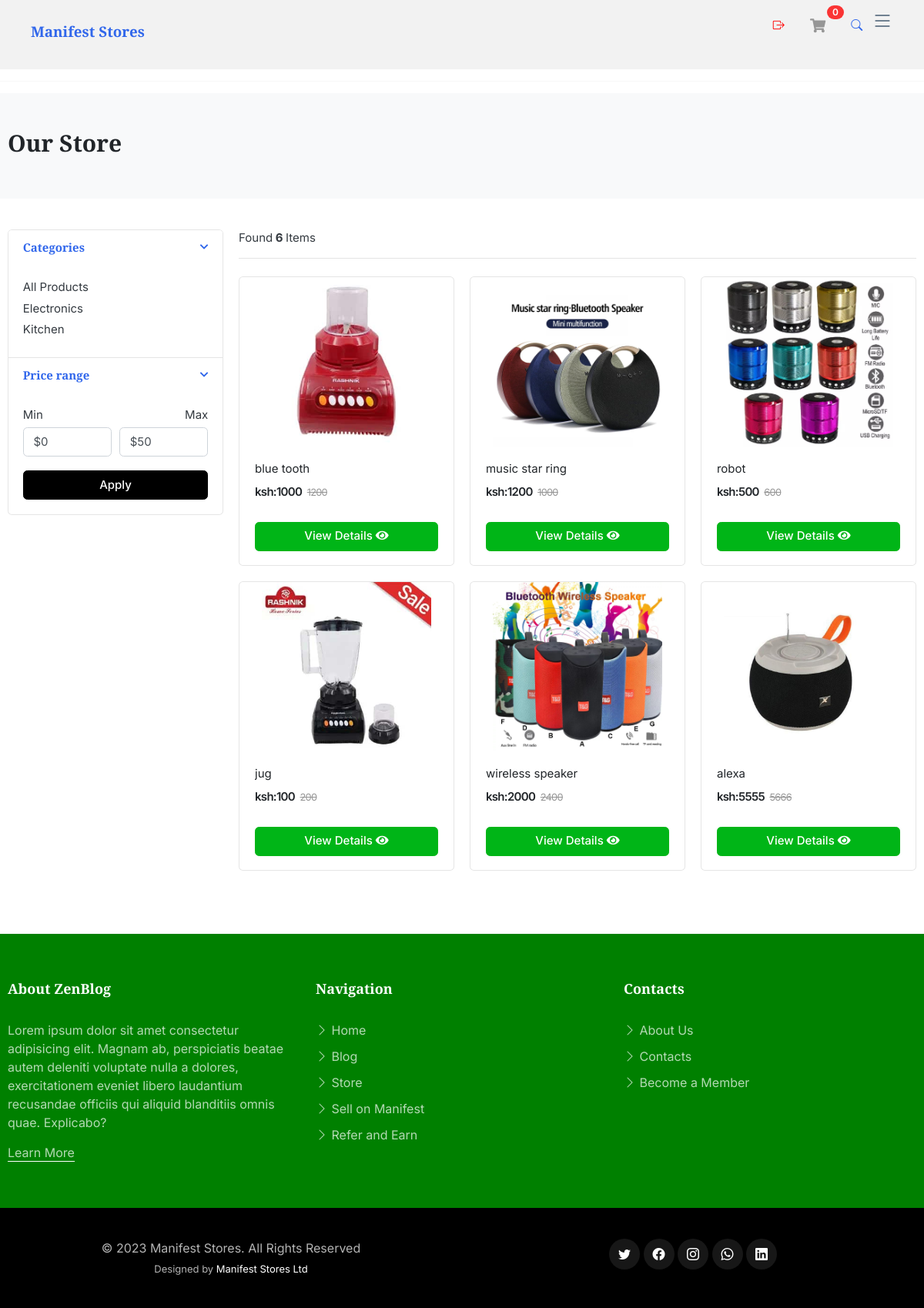
/store/, run on the app's committed database.
### category/models.py (models this page shows, shortened)
class Category(models.Model):
	category_name = models.CharField(max_length=50, unique=True)
	slug= models.SlugField(max_length=255, unique=True)
	description= models.TextField(max_length=255, blank=True)
	cat_image= models.ImageField(upload_to='photos/category/', blank=True)
	class Meta:
		verbose_name='category'
		verbose_name_plural='categories'
	def get_url(self):
		return reverse('products_by_category', args=[self.slug])

### manifestStores/models.py (models this page shows, shortened)
class Product(models.Model):
	product_name=models.CharField(max_length=255, unique=True)
	slug= models.SlugField(max_length=255, unique=True)
	description=models.TextField()
	price= models.IntegerField(default=0)
	old_price= models.IntegerField(default=0)
	images= models.ImageField(upload_to='photos/products')
	stock= models.IntegerField()
	is_available=models.BooleanField(default=True)
	category=models.ForeignKey(Category, on_delete=models.CASCADE)
	created_date=models.DateTimeField(auto_now_add=True)
	modified_date=models.DateTimeField(auto_now=True)
	sold=models.BooleanField()
	def get_url(self):
		return reverse('product_detail', args=[self.category.slug, self.slug ])

### manifestStores/views.py (the view)
# urls.py: path('store/', store, name='store'),
def store(request, category_slug=None):
    context = {}
    categories = None
    products = None
    if category_slug != None:
        categories = get_object_or_404(Category, slug=category_slug)
        products = Product.objects.filter(
            category=categories, is_available=True)
        products_count = products.count()
        paginator = Paginator(products, 3)
        page = request.GET.get('page')
        paged_products = paginator.get_page(page)
    else:
        products = Product.objects.all().filter(is_available=True).order_by('id')
        products_count = products.count()
        paginator = Paginator(products, 6)
        page = request.GET.get('page')
        paged_products = paginator.get_page(page)
    context['products'] = paged_products
    context['products_count'] = products_count
    return render(request, 'main/store.html', context)

### cart/context_processor.py (called while the page is built)
def counter(request):
	cart_count=0
	if 'admin' in  request.path:
		return {}
	else:
		try:
			cart = Cart.objects.filter(cart_id=_cart_id(request))
			cart_items=CartItem.objects.all().filter(cart=cart[:1])
			for cart_item in cart_items:
				cart_count += cart_item.quantity
		except Cart.DoesNotExist:
			cart_count=0
	return dict(cart_count=cart_count)

### category/context_processor.py (called while the page is built)
def menu_links(request):
	links= Category.objects.all()
	return dict(links=links)

### manifestStores/views.py (called while the page is built)
def _cart_id(request):
    cart = request.session.session_key
    if not cart:
        cart = request.session.create()
    return cart

### templates/main/store.html (shortened to what this page needs)
{% extends 'base.html' %}{% load static %}
{% block content%}
<br>
<br>
<br>
<br>
<hr>
<section class="section-pagetop bg">
<div class="container">
	<h2 class="title-page">Our Store</h2>
</div>
</section>
<section class="section-content padding-y">
<div class="container">
<div class="row">
	<aside class="col-md-3">
<div class="card">
	<article class="filter-group">
		<header class="card-header">
			<a href="#" data-toggle="collapse" data-target="#collapse_1" aria-expanded="true" class="">
				<i class="icon-control fa fa-chevron-down"></i>
				<h6 class="title">Categories</h6>
			</a>
		</header>
		<div class="filter-content collapse show" id="collapse_1" style="">
			<div class="card-body">
				<ul class="list-menu">
					<li><a href="{% url 'store' %}">All Products</a></li>
					{% for category in links %}
				<li><a href="{{category.get_url}}">{{category.category_name}} </a></li>
				{% endfor %}
				</ul>
			</div>
		</div>
	</article>
	<article class="filter-group">
		<header class="card-header">
			<a href="#" data-toggle="collapse" data-target="#collapse_3" aria-expanded="true" class="">
				<i class="icon-control fa fa-chevron-down"></i>
				<h6 class="title">Price range </h6>
			</a>
		</header>
		<div class="filter-content collapse show" id="collapse_3" style="">
			<div class="card-body">
				<div class="form-row">
				<div class="form-group col-md-6">
				  <label>Min</label>
				  	<select class="mr-2 form-control">
						<option value="0">$0</option>
					</select>
				</div>
				<div class="form-group text-right col-md-6">
				  <label>Max</label>
				  	<select class="mr-2 form-control">
						<option value="50">$50</option>
					</select>
				</div>
				</div>
				<button class="btn btn-block btn-primary">Apply</button>
			</div>
		</div>
	</article>
</div>
	</aside>
	<main class="col-md-9">
<header class="border-bottom mb-4 pb-3">
		<div class="form-inline">
			<span class="mr-md-auto">Found<b> {{products_count}} </b>Items </span>
		</div>
</header>
<div class="row">
	{% if not products %}
	<div class="col-md-4">
		<h3>No Results Found. Please Try again!!!</h3>
			</div>
	{% else %}
	{% for p in  products %}
	<div class="col-md-4">
		<figure class="card card-product-grid">
			<div class="img-wrap">
				<a href="{{p.get_url}}">
					<img src="{{ p.images.url }}">
				</a>
			</div>
			<figcaption class="info-wrap">
				<div class="fix-height">
					<a href="{{p.get_url}}" class="title">{{p.product_name }}</a>
					<div class="price-wrap mt-2">
						<span class="price">ksh:{{ p.price }}</span>
						<del class="price-old">{{p.old_price}}</del>
					</div>
				</div>
				<a href="{{ p.get_url}}" class="btn btn-block btn-success">View Details <i class="fa fa-eye"></i> </a>
			</figcaption>
		</figure>
	</div>
	{% endfor %}
	{% endif %}
</div>
	</main>
</div>
</div>
</section>
{% endblock %}

### static/assets/css/variables.css (style rules this page uses)
:root { --font-default: 'EB Garamond', system-ui, -apple-system, "Segoe UI", Roboto, "Helvetica Neue", Arial, "Noto Sans", "Liberation Sans", sans-serif, "Apple Color Emoji", "Segoe UI Emoji", "Segoe UI Symbol", "Noto Color Emoji"; --font-primary: 'EB Garamond', serif; --font-secondary: 'Inter', sans-serif; --color-default: #212529; --color-default-rgb: 33, 37, 41; --color-links: #212529; --color-links-hover: #15171a; --color-primary: #212529; --color-primary-light: #26282c; --color-primary-dark: #0b0c0e; --color-primary-rgb: 33, 37, 41; --color-primary-light-rgb: 38, 40, 44; --color-primary-dark-rgb: 11, 12, 14; --color-secondary: #596d80; --color-secondary-light: #8498aa; --color-secondary-dark: #404f5c; --color-secondary-rgb: 89, 109, 128; --color-secondary-light-rgb: 132, 152, 170; --color-secondary-dark-rgb: 64, 79, 92; --color-blue: #0d6efd; --color-blue-rgb: 13, 110, 253; --color-indigo: #6610f2; --color-indigo-rgb: 102, 16, 242; --color-purple: #6f42c1; --color-purple-rgb: 111, 66, 193; --color-pink: #f3268c; --color-pink-rgb: 243, 38, 140; --color-red: #df1529; --color-red-rgb: 223, 21, 4; --color-orange: #fd7e14; --color-orange-rgb: 253, 126, 20; --color-yellow: #ffc107; --color-yellow-rgb: 255, 193, 7; --color-green: #059652; --color-green-rgb: 5, 150, 82; --color-teal: #20c997; --color-teal-rgb: 32, 201, 151; --color-cyan: #0dcaf0; --color-cyan-rgb: 13, 202, 240; --color-white: #ffffff; --color-white-rgb: 255, 255, 255; --color-gray: #6c757d; --color-gray-rgb: 108, 117, 125; --color-black: #000000; --color-black-rgb: 0, 0, 0; }
:root { --bs-blue: var(--color-blue); --bs-indigo: var(--color-indigo); --bs-purple: var(--color-purple); --bs-pink: var(--color-pink); --bs-red: var(--color-red); --bs-orange: var(--color-orange); --bs-yellow: var(--color-yellow); --bs-green: var(--color-green); --bs-teal: var(--color-teal); --bs-cyan: var(--color-cyan); --bs-white: var(--color-white); --bs-gray: var(--color-gray); --bs-gray-dark: #343a40; --bs-gray-100: #f8f9fa; --bs-gray-200: #e9ecef; --bs-gray-300: #dee2e6; --bs-gray-400: #ced4da; --bs-gray-500: #adb5bd; --bs-gray-600: #6c757d; --bs-gray-700: #495057; --bs-gray-800: #343a40; --bs-gray-900: #212529; --bs-primary: var(--color-blue); --bs-secondary: var(--color-blue); --bs-success: #198754; --bs-info: #0dcaf0; --bs-warning: #ffc107; --bs-danger: #dc3545; --bs-light: #f8f9fa; --bs-dark: #212529; --bs-primary-rgb: var(--color-primary-rgb); --bs-secondary-rgb: var(--color-secondary-rgb); --bs-success-rgb: 25, 135, 84; --bs-info-rgb: 13, 202, 240; --bs-warning-rgb: 255, 193, 7; --bs-danger-rgb: 220, 53, 69; --bs-light-rgb: 248, 249, 250; --bs-dark-rgb: 33, 37, 41; --bs-white-rgb: var(--color-white-rgb); --bs-black-rgb: var(--color-black-rgb); --bs-body-color-rgb: var(--color-default-rgb); --bs-body-bg-rgb: 255, 255, 255; --bs-font-sans-serif: var(--font-default); --bs-font-monospace: SFMono-Regular, Menlo, Monaco, Consolas, "Liberation Mono", "Courier New", monospace; --bs-gradient: linear-gradient(180deg, rgba(255, 255, 255, 0.15), rgba(255, 255, 255, 0)); --bs-body-font-family: var(--font-default); --bs-body-font-size: 1rem; --bs-body-font-weight: 400; --bs-body-line-height: 1.5; --bs-body-color: var(--color-default); --bs-body-bg: #fff; }

### static/assets/css/main.css (style rules this page uses)
:root { scroll-behavior: smooth; }
body { color: rgba(var(--color-primary-rgb), 1); }
a { color: var(--color-links); text-decoration: none; }
h1, h2, h3, h4, h5, h6 { font-family: var(--font-primary); }
section { padding: 40px 0; overflow: hidden; }
.btn.btn-primary { background-color: var(--color-black); color: var(--color-white); border-color: var(--color-black); }
section { scroll-margin-top: 70px; }

### data on the page
Category: category_name "Electronics"
Category: category_name "Kitchen"
Product: images (picture), product_name "blue tooth", price "1000", old_price "1200"
Product: images (picture), product_name "music star ring", price "1200", old_price "1000"
Product: images (picture), product_name "robot", price "500", old_price "600"
Product: images (picture), product_name "jug", price "100", old_price "200"
Product: images (picture), product_name "wireless speaker", price "2000", old_price "2400"
Product: images (picture), product_name "alexa", price "5555", old_price "5666"

### other printed values
{{ cart_count }} "0"
{{ products_count }} "6"
